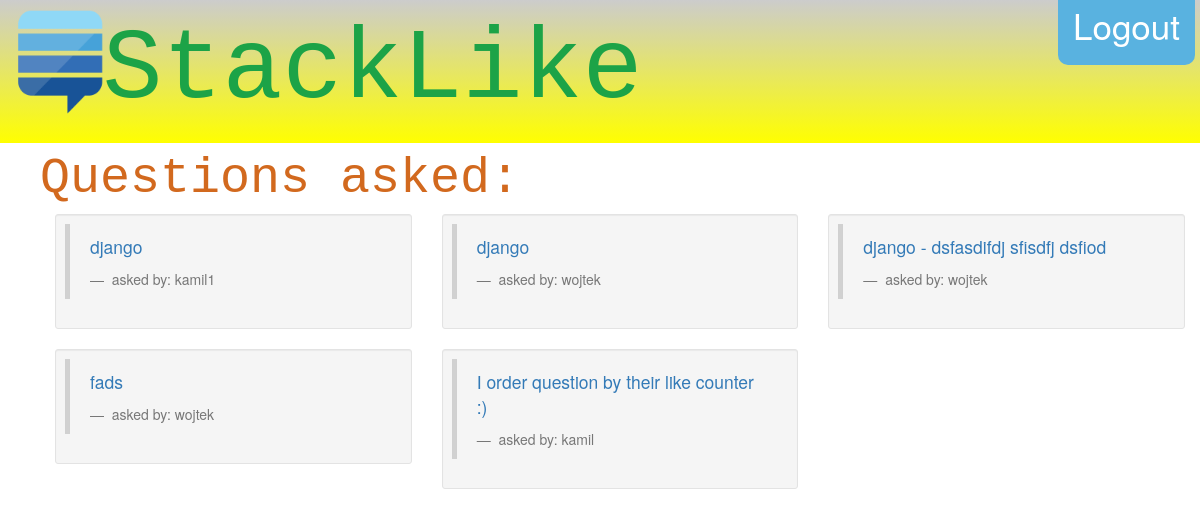
The app's page /home/Python (signed in) with its own data.
### StackLike/models.py (models this page shows, shortened)
class Question(models.Model):
    topic = models.CharField(max_length=20, default="No topic given.")
    user = models.ForeignKey(User, on_delete=models.CASCADE,)
    category = models.ForeignKey(Category, on_delete=models.CASCADE,)
    question_text = models.CharField(max_length=1000)
    pub_date = models.DateTimeField('date published')

### StackLike/views.py (the view)
# urls.py: re_path('home/([^/]+)/?$', views.category_page, name='category'),
@login_required
def category_page(request, category_name):
    questions = Question.objects.order_by('pub_date').filter(category__name=category_name)
    return render(request, 'home/category_page.html', {'questions_list': questions})

### StackLike/models.py (called while the page is built)
    def __str__(self):
        return self.name

### templates/home/category_page.html
{% extends "base.html" %}
{% block content %}
    {% if questions_list %}
 <ul>
      <div class="category" style="font-family:Courier"> Questions asked: </div>
 {% for question in questions_list %}
     <div class="col-sm-4">
      <div class="well well-sm" >
      <blockquote>
     <p><a href="{%  url 'show_question' question.category question.id %}">{{ question.topic }}</a></p>
         <footer> asked by: {{ question.user }}</footer>
                    </blockquote>
      </div>
     </div>
 {% endfor %}
 </ul>
    {% else %}
    <h1>No questions available yet.</h1>
    {% endif %}
{% endblock %}

### StackLike/static/StackLike/page_style.css (style rules this page uses)
body { padding-top: 0px; }
.category { font-size: 50px; color: chocolate; text-decoration: none; }

### records on screen
Question: topic "django", user "kamil1"
Question: topic "django", user "wojtek"
Question: topic "django - dsfasdifdj sfisdfj dsfiod", user "wojtek"
Question: topic "fads", user "wojtek"
Question: topic "I order question by their like counter :)", user "kamil"
